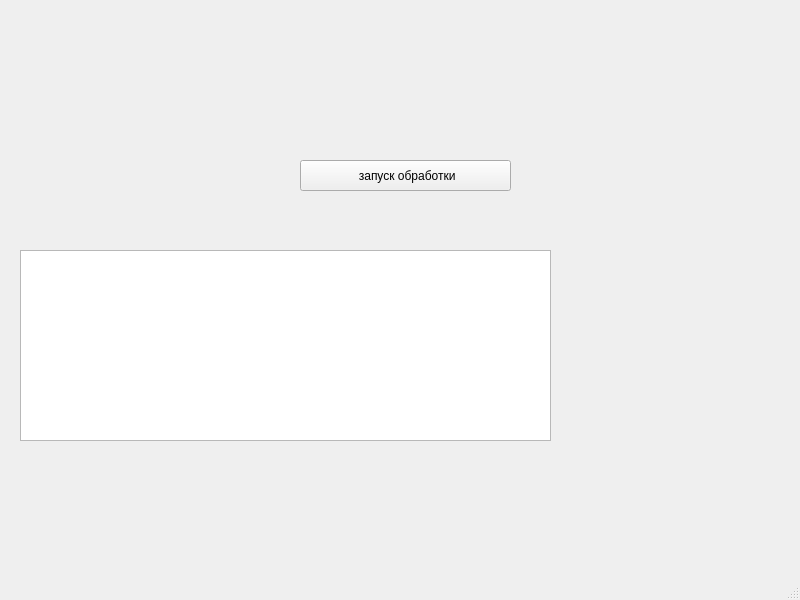
<?xml version="1.0" encoding="UTF-8"?>
<ui version="4.0">
 <class>MainWindow</class>
 <widget class="QMainWindow" name="MainWindow">
  <property name="geometry">
   <rect>
    <x>0</x>
    <y>0</y>
    <width>800</width>
    <height>600</height>
   </rect>
  </property>
  <property name="windowTitle">
   <string>MainWindow</string>
  </property>
  <widget class="QWidget" name="centralwidget">
   <widget class="QLabel" name="label">
    <property name="geometry">
     <rect>
      <x>78</x>
      <y>40</y>
      <width>231</width>
      <height>41</height>
     </rect>
    </property>
    <property name="text">
     <string/>
    </property>
   </widget>
   <widget class="QPushButton" name="pushButton">
    <property name="geometry">
     <rect>
      <x>300</x>
      <y>160</y>
      <width>211</width>
      <height>31</height>
     </rect>
    </property>
    <property name="text">
     <string> запуск обработки</string>
    </property>
   </widget>
   <widget class="QTextEdit" name="textEdit">
    <property name="geometry">
     <rect>
      <x>20</x>
      <y>250</y>
      <width>531</width>
      <height>191</height>
     </rect>
    </property>
   </widget>
  </widget>
  <widget class="QMenuBar" name="menubar">
   <property name="geometry">
    <rect>
     <x>0</x>
     <y>0</y>
     <width>800</width>
     <height>21</height>
    </rect>
   </property>
  </widget>
  <widget class="QStatusBar" name="statusbar"/>
 </widget>
 <resources/>
 <connections/>
</ui>
